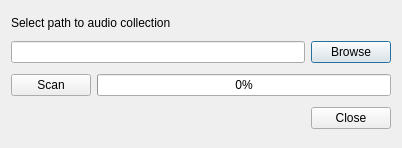
<?xml version="1.0" encoding="UTF-8"?>
<ui version="4.0">
 <class>Dialog</class>
 <widget class="QDialog" name="Dialog">
  <property name="geometry">
   <rect>
    <x>0</x>
    <y>0</y>
    <width>402</width>
    <height>148</height>
   </rect>
  </property>
  <property name="windowTitle">
   <string>Collection Preferences</string>
  </property>
  <property name="windowIcon">
   <iconset resource="../rotesonne.qrc">
    <normaloff>:/images/images/media-podcast.png</normaloff>:/images/images/media-podcast.png</iconset>
  </property>
  <layout class="QGridLayout" name="gridLayout">
   <item row="0" column="0">
    <widget class="QLabel" name="label">
     <property name="sizePolicy">
      <sizepolicy hsizetype="Fixed" vsizetype="Fixed">
       <horstretch>0</horstretch>
       <verstretch>0</verstretch>
      </sizepolicy>
     </property>
     <property name="text">
      <string>Select path to audio collection</string>
     </property>
    </widget>
   </item>
   <item row="1" column="0" colspan="2">
    <layout class="QHBoxLayout" name="horizontalLayout_2">
     <item>
      <widget class="QLineEdit" name="lineEdit"/>
     </item>
     <item>
      <widget class="QPushButton" name="browseButton">
       <property name="sizePolicy">
        <sizepolicy hsizetype="Fixed" vsizetype="Fixed">
         <horstretch>0</horstretch>
         <verstretch>0</verstretch>
        </sizepolicy>
       </property>
       <property name="text">
        <string>Browse</string>
       </property>
      </widget>
     </item>
    </layout>
   </item>
   <item row="2" column="0" colspan="2">
    <layout class="QHBoxLayout" name="horizontalLayout">
     <item>
      <widget class="QPushButton" name="scanButton">
       <property name="sizePolicy">
        <sizepolicy hsizetype="Maximum" vsizetype="Maximum">
         <horstretch>0</horstretch>
         <verstretch>0</verstretch>
        </sizepolicy>
       </property>
       <property name="sizeIncrement">
        <size>
         <width>0</width>
         <height>0</height>
        </size>
       </property>
       <property name="text">
        <string>Scan</string>
       </property>
      </widget>
     </item>
     <item>
      <widget class="QProgressBar" name="progressBar">
       <property name="sizePolicy">
        <sizepolicy hsizetype="Expanding" vsizetype="Fixed">
         <horstretch>0</horstretch>
         <verstretch>0</verstretch>
        </sizepolicy>
       </property>
       <property name="minimumSize">
        <size>
         <width>0</width>
         <height>0</height>
        </size>
       </property>
       <property name="layoutDirection">
        <enum>Qt::LeftToRight</enum>
       </property>
       <property name="value">
        <number>0</number>
       </property>
       <property name="alignment">
        <set>Qt::AlignRight|Qt::AlignTrailing|Qt::AlignVCenter</set>
       </property>
      </widget>
     </item>
    </layout>
   </item>
   <item row="3" column="1">
    <widget class="QDialogButtonBox" name="closeButton">
     <property name="orientation">
      <enum>Qt::Horizontal</enum>
     </property>
     <property name="standardButtons">
      <set>QDialogButtonBox::Close</set>
     </property>
    </widget>
   </item>
  </layout>
 </widget>
 <resources>
  <include location="../rotesonne.qrc"/>
 </resources>
 <connections/>
</ui>
